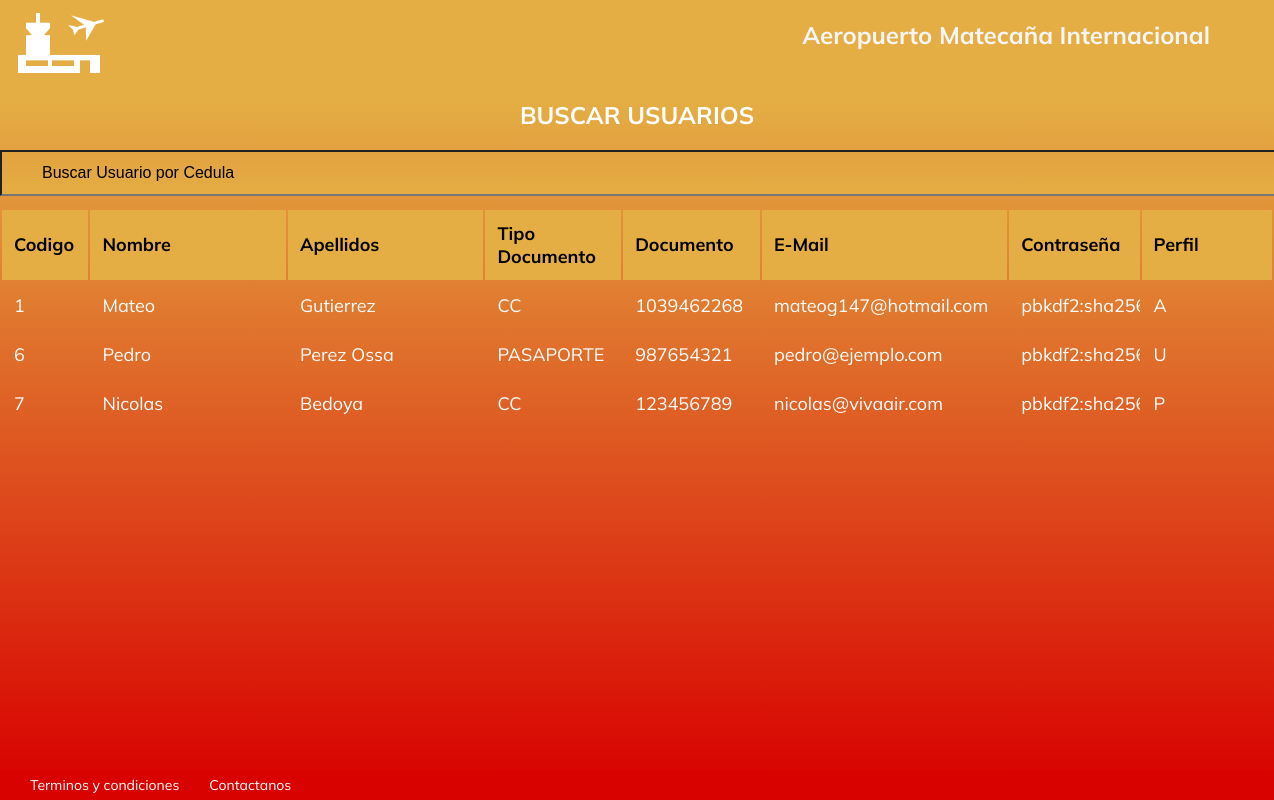
Before: /verusuarios/ (signed in) with the older database file.
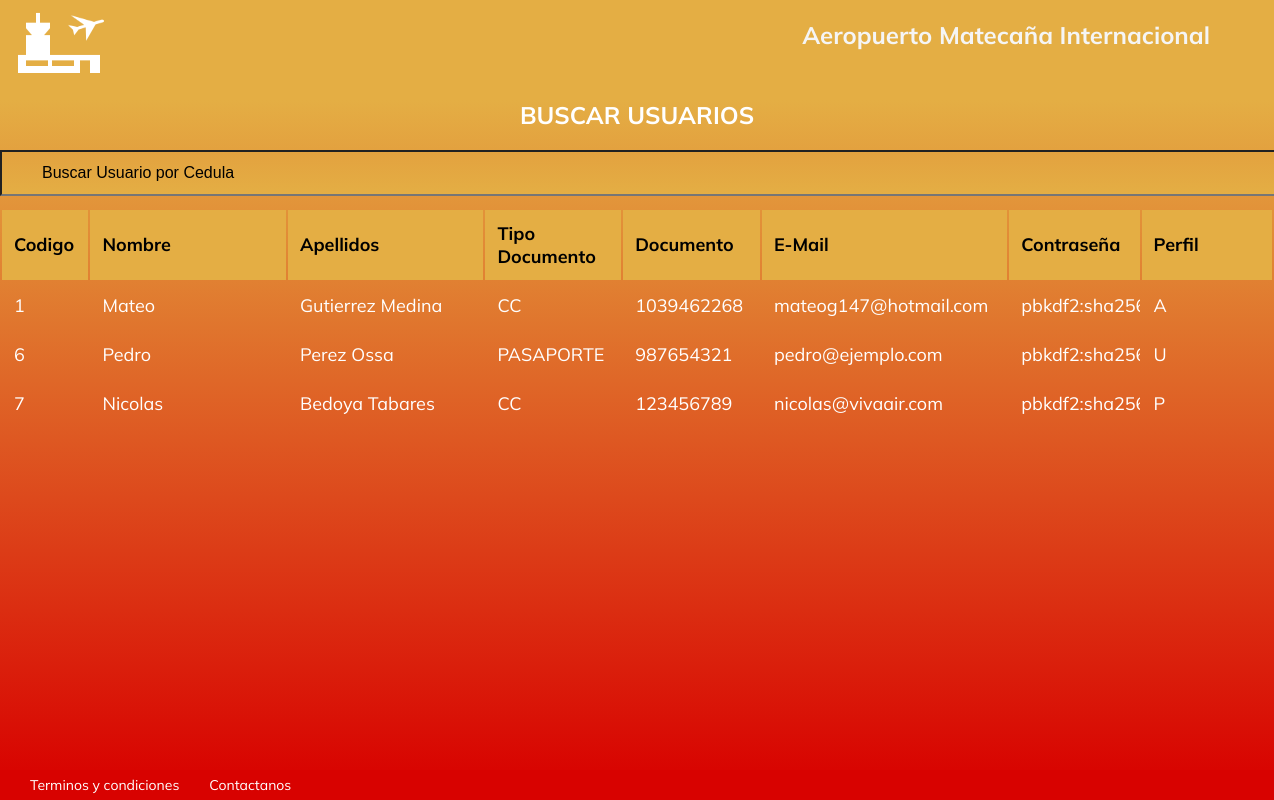
After: the same page with the newer database file.
### tables this page shows
CREATE TABLE usuarios (codigo INTEGER NOT NULL PRIMARY KEY AUTOINCREMENT, nombre VARCHAR (100) NOT NULL, apellidos VARCHAR (100) NOT NULL, tipodocumento VARCHAR (10) NOT NULL, documento VARCHAR (100) NOT NULL, email VARCHAR (50) NOT NULL, contraseña VARCHAR (100) NOT NULL, perfil VARCHAR (1) NOT NULL DEFAULT U);

### app.py (the view)
@server.route('/verusuarios/')
def listarUsuario():
    if session['perfil']!='A':
        return render_template('error.html',mensaje='Acseso no permitido')
    else:
        try:
            sql = f"SELECT * FROM usuarios"
            dat = cargardatos(sql)
            if len(dat)==0:
                msg ='No hay usuarios registrados'
                print(msg)
            else:
                msg = 'Ok'
        except Exception:
            msg = 'ERROR: Por favor intente luego'
            print(Exception)
        if msg == 'Ok':
            return render_template('verUsuarios.html',usuarios=dat)
        else:
            return render_template('error.html',mensaje=msg)

### bd.py (called while the page is built)
def cargardatos(sql) ->list:
    try:
        with sqlite3.connect(URL_DB) as conec:
            cur = conec.cursor()
            res = cur.execute(sql).fetchall()
    except Exception:
        res = None
    return res

### templates/verUsuarios.html (shortened to what this page needs)
<!DOCTYPE html>
<html lang="es">
<head>
    <link rel="stylesheet" href='{{ url_for("static", filename="css/style.css") }}'>
</head>
<body>
    <header class="header">
      <img class="header__img" src="../static/media/icons8-aeropuerto-100.png" alt="Logo" />
      <h2 class="header__title"><a href="/home/">Aeropuerto Matecaña Internacional</a> </h2>
    </header>
</body>
<section class="wkarea">
  <center><h2 style="color: white;" class="login__title">BUSCAR USUARIOS </h2></center>
  <input type="text" id="myInput" onkeyup="myFunction()" placeholder="Buscar Usuario por Cedula" title="Codigo de Vuelo">
  <table id="myTable">
    <tr class="header1">
      <th style="width:5%;">Codigo</th>
      <th style="width:15%;">Nombre</th>
      <th style="width:15%;">Apellidos</th>
      <th style="width:10%;">Tipo Documento</th>
      <th style="width:10%;">Documento</th>
      <th style="width:15%;">E-Mail</th>
      <th style="width:10%;">Contraseña</th>
      <th style="width:10%;">Perfil</th>
    </tr>
    {% for dat in usuarios %}
    <tr>
      <td style="width:5%;">{{dat[0]}}</td>
      <td style="width:15%;">{{dat[1]}}</td>
      <td style="width:15%;">{{dat[2]}}</td>
      <td style="width:10%;">{{dat[3]}}</td>
      <td style="width:10%;">{{dat[4]}}</td>
      <td style="width:15%;">{{dat[5]}}</td>
      <td style="width:10%; max-width: 100px;">{{dat[6]}}</td>
      <td style="width:10%;">{{dat[7]}}</td>
    </tr>
    {% endfor %}
  </table>
</section>
  <body>
    <footer class="footer">
      <a href="/terminos">Terminos y condiciones </a>
      <a href="/contactanos">Contactanos</a>
    </footer>
  </body>
</html>

### static/css/style.css (style rules this page uses)
body { margin: 0; padding: 0; font-family: 'Mulish', sans-serif; }
.header { width: 100%; height: 80px; background-color:#e4ae44; display: flex; justify-content: space-between; }
.header__img { width: 100px; margin-top: 10px; margin-left: 10px; }
.header__title { color: whitesmoke; padding-right: 2rem; font-family: 'Mulish', sans-serif; font-weight: bold; }
.header__title a { color: whitesmoke; padding-right: 2rem; font-family: 'Mulish', sans-serif; font-weight: bold; text-decoration: none; }
::placeholder { color:white }
.footer { display: flex; align-items: center; height: 100px; width: 100%; background-color: #d80200; }
.footer a { color: white; font-size: 14px; cursor: pointer; padding-left: 30px; text-decoration: none; }

### templates/verUsuarios.html (style rules this page uses)
body { background: #e4ae44; }
.header { width : 100% !important; height : 10vh !important; }
.footer { width : 100% !important; height : 30px !important; position : fixed !important; bottom :0px ; left :0px; }
.wkarea { width : 100%; min-height : 85vh; background: linear-gradient(#e4ae44,#d80200); }
#myInput { background-image: url('/css/searchicon.png'); background-position: 10px 10px; background-repeat: no-repeat; width: 100%; font-size: 16px; padding: 12px 20px 12px 40px; background: linear-gradient(rgba(227,162,63), rgba(228,174,68)); margin-bottom: 12px; }
#myInput::placeholder { color:black }
#myTable { width: 100%; font-size: 18px; box-sizing: border-box; }
#myTable td { color: white; }
#myTable th, #myTable td { text-align: left; padding: 12px; overflow: hidden; }
#myTable tr.header1, #myTable tr:hover { background-color: #e4ae44; }
.login__title { background-color: linear-gradient(rgba(227,162,63), rgba(228,174,68)); }

Changed rows visible on the page:
changed usuarios "Mateo": apellidos "Gutierrez" → "Gutierrez Medina"
changed usuarios "Nicolas": apellidos "Bedoya" → "Bedoya Tabares"
